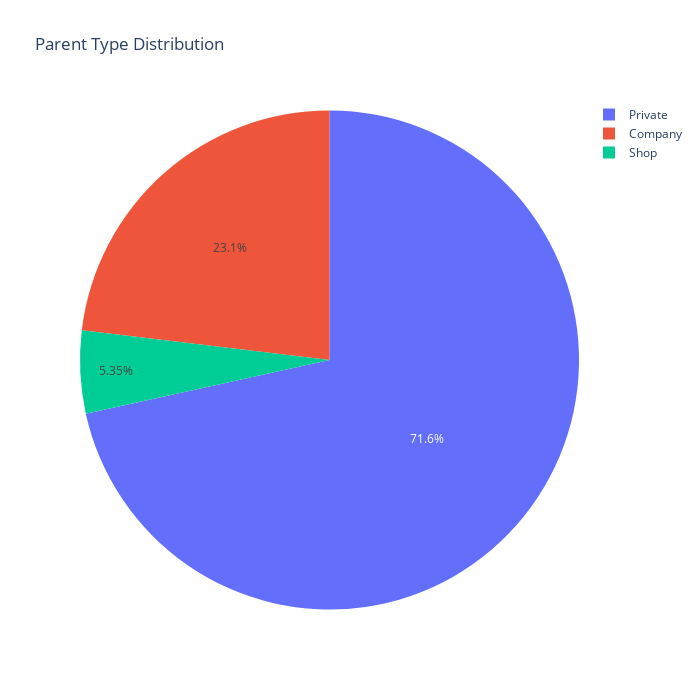

Notebook code cell kept with this figure:
### Markdown cell above
### Now let us visualize how the user- wise distribution look like

#### A. Directly visualize the user  distribution

### Code cell
create_pie('user_type', 'Parent Type', train_df)

### Figure 1 — Plotly figure (JSON) as saved in the notebook; plotly's stock layout.template omitted (floating-point values rounded to 4 significant figures)
{"data": [{"labels": ["Private", "Company", "Shop"], "type": "pie", "values": [71.55, 23.1, 5.352]}], "layout": {"height": 700, "title": {"text": "Parent Type Distribution"}, "width": 700}}
